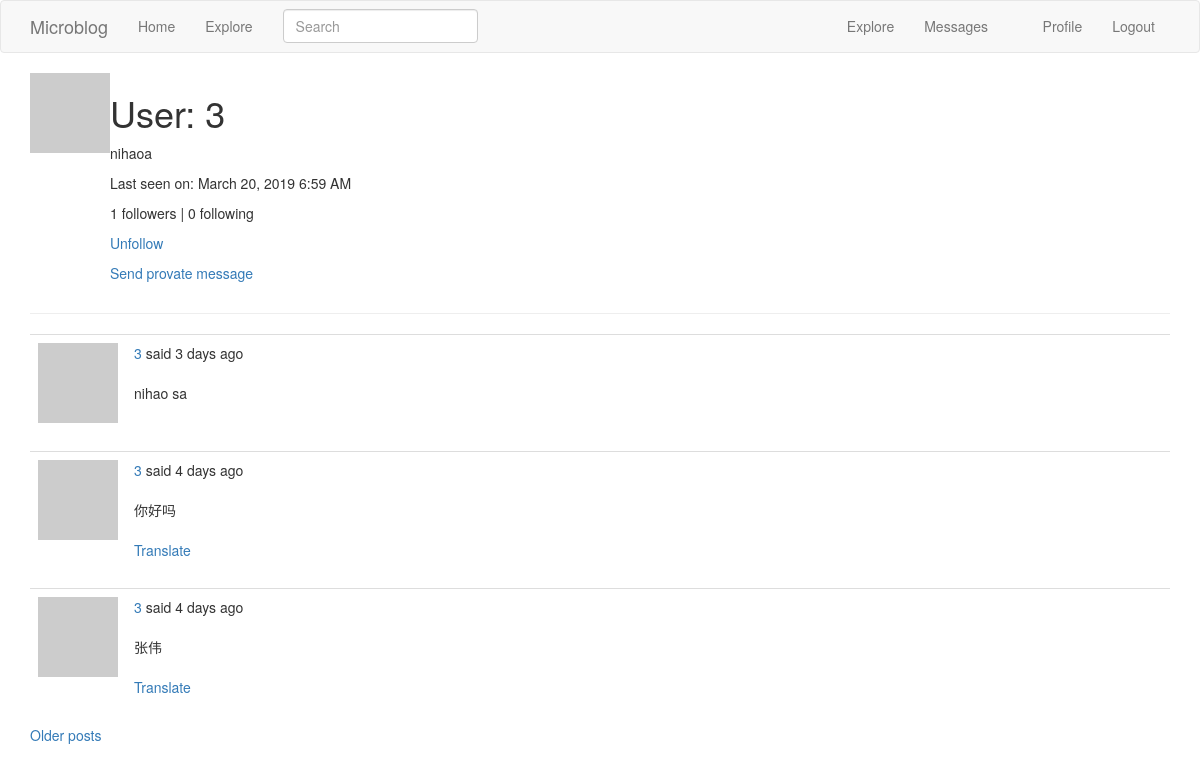
Before: /user/3 (signed in) with the older database file.
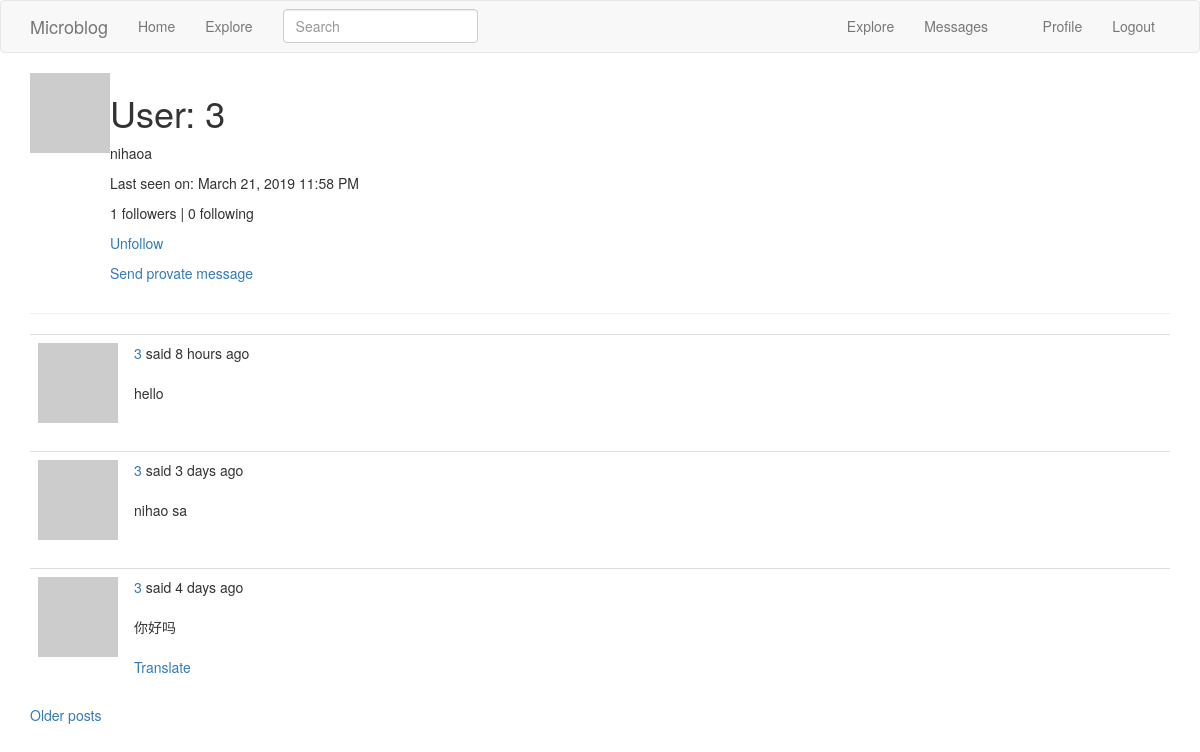
After: the same page with the newer database file.
### app/models.py (models this page shows, shortened)
class PaginatedAPIMixin(object):
    @staticmethod
    def to_collection_dict(query, page, per_page, endpoint, **kwargs):
        resources = query.paginate(page, per_page, False)
        data = {
            'items': [item.to_dict() for item in resources.items],
            '_meta': {
                'page': page,
                'per_page': per_page,
                'total_pages': resources.pages,
                'total_items': resources.total
            },
            '_links': {
                'self': url_for(endpoint, page=page, per_page=per_page,
                                **kwargs),
                'next': url_for(endpoint, page=page + 1, per_page=per_page,
                                **kwargs) if resources.has_next else None,
                'prev': url_for(endpoint, page=page - 1, per_page=per_page,
                                **kwargs) if resources.has_prev else None
            }
        }
        return data

class User(PaginatedAPIMixin, UserMixin, db.Model):
    id = db.Column(db.Integer, primary_key=True)
    username = db.Column(db.String(64), index=True, unique=True)
    email = db.Column(db.String(120), index=True, unique=True)
    password_hash = db.Column(db.String(128))
    about_me = db.Column(db.String(140))
    last_seen = db.Column(db.DateTime, default=datetime.utcnow)
    token = db.Column(db.String(32), index=True, unique=True)
    token_expiration = db.Column(db.DateTime)
    posts = db.relationship('Post', backref='author', lazy='dynamic')
    followed = db.relationship(
        'User', secondary=followers,
        primaryjoin=(followers.c.follower_id == id),
        secondaryjoin=(followers.c.followed_id == id),
        backref=db.backref('followers', lazy='dynamic'), lazy='dynamic')
    messages_sent = db.relationship('Message',
                                    foreign_keys='Message.sender_id',
                                    backref='author', lazy='dynamic')
    messages_received = db.relationship('Message',
                                        foreign_keys='Message.recipient_id',
                                        backref='recipient', lazy='dynamic')
    notifications = db.relationship('Notification', backref='user',
                                    lazy='dynamic')
    tasks = db.relationship('Task', backref='user', lazy='dynamic')
    last_message_read_time = db.Column(db.DateTime)
    def avatar(self, size):
        digest = md5(self.email.lower().encode('utf-8')).hexdigest()
        return 'https://www.gravatar.com/avatar/{}?d=identicon&s={}'.format(digest, size)
    def is_following(self, user):
        return self.followed.filter(followers.c.followed_id == user.id).count() > 0
    def new_messages(self):
        last_read_time = self.last_message_read_time or datetime(1900, 1, 1)
        return Message.query.filter_by(recipient=self).filter(Message.timestamp > last_read_time).count()
    def get_tasks_in_progress(self):
        return Task.query.filter_by(user=self, complete=False).all()

class SearchableMixin(object):
    @classmethod
    def before_commit(cls, session):
        session._changes = {
            'add': list(session.new),
            'update': list(session.dirty),
            'delete': list(session.deleted)
        }
    @classmethod
    def after_commit(cls, session):
        for obj in session._changes['add']:
            if isinstance(obj, SearchableMixin):
                add_to_index(obj.__tablename__, obj)
        for obj in session._changes['update']:
            if isinstance(obj, SearchableMixin):
                add_to_index(obj.__tablename__, obj)
        for obj in session._changes['delete']:
            if isinstance(obj, SearchableMixin):
                remove_from_index(obj.__tablename__, obj)
        session._changes = None

class Post(SearchableMixin, db.Model):
    __searchable__ = ['body']
    id = db.Column(db.Integer, primary_key=True)
    body = db.Column(db.String(140))
    timestamp = db.Column(db.DateTime, index=True, default=datetime.utcnow)
    language = db.Column(db.String(5))
    user_id = db.Column(db.Integer, db.ForeignKey('user.id'))

### app/main/routes.py (the view)
@bp.route('/user/<username>')
@login_required
def user(username):
    user = User.query.filter_by(username=username).first_or_404()
    page = request.args.get('page', 1, type=int)
    posts = user.posts.order_by(Post.timestamp.desc()).paginate(
        page, current_app.config['POSTS_PER_PAGE'], False)
    next_url = url_for('main.user', username=user.username,
                       page=posts.next_num) if posts.has_next else None
    prev_url = url_for('main.user', username=user.username,
                       page=posts.prev_num) if posts.has_prev else None
    return render_template('user.html', user=user, posts=posts.items,
                           next_url=next_url, prev_url=prev_url)

### app/main/forms.py
class SearchForm(FlaskForm):
    q = StringField('Search', validators=[DataRequired()])
    def __init__(self, *args, **kwargs):
        if 'formdata' not in kwargs:
            kwargs['formdata'] = request.args
        if 'csrf_enabled' not in kwargs:
            kwargs['csrf_enabled'] = False
        super(SearchForm, self).__init__(*args, **kwargs)

### app/main/routes.py (called while the page is built)
@bp.before_app_request
def before_request():
    if current_user.is_authenticated:
        current_user.last_seen = datetime.utcnow()
        db.session.commit()
        g.search_form = SearchForm()
    g.locale = str(get_locale())

### app/models.py (called while the page is built)
@login.user_loader
def load_user(id):
    return User.query.get(int(id))

### app/templates/user.html (shortened to what this page needs)
{% extends "base.html" %}
{% block app_content %}
    <table>
        <tr valign="top">
            <td><img src="{{ user.avatar(128) }}"></td>
            <td>
                <h1>User: {{ user.username }}</h1>
                {% if user.about_me %}
                <p>{{ user.about_me }}</p>
                {% endif %}
                {% if user.last_seen %}
                <p>Last seen on: {{ moment(user.last_seen).format('LLL') }}</p>
                {% endif %}
                <p>{{ user.followers.count() }} followers | {{ user.followed.count() }} following</p>
                {% if user == current_user %}
                <a href="{{ url_for('main.edit_profile') }}">Edit your profile</a>
                {% if not current_user.get_task_in_progress('export_posts') %}
                    <p>
                        <a href="{{ url_for('main.export_posts') }}">
                            {{ 'Export your posts' }}
                        </a>
                    </p>
                {% endif %}
                {% elif not current_user.is_following(user) %}
                <p><a href="{{ url_for('main.follow', username=user.username) }}">Follow</a></p>
                {% else %}
                <p><a href="{{ url_for('main.unfollow', username=user.username) }}">Unfollow</a></p>
                {% endif %}
                {% if user != current_user %}
                <p>
                    <a href="{{ url_for('main.send_message',
                                         recipient=user.username) }}">
                      Send provate message
                    </a>
                </p>
                {% endif %}
            </td>
        </tr>
    </table>
    <hr>
    {% for post in posts %}
		{% include '_post.html' %}
    {% endfor %}
    {% if next_url %}
    <a href="{{ next_url }}">Older posts</a>
    {% endif %}
{% endblock %}

### app/templates/base.html (shortened to what this page needs)
{% extends 'bootstrap/base.html' %}
{% block navbar %}
    <nav class="navbar navbar-default">
        <div class="container">
            <div class="navbar-header">
                <a class="navbar-brand" href="{{ url_for('main.index') }}">Microblog</a>
            </div>
            <div class="collapse navbar-collapse" id="bs-example-navbar-collapse-1">
                <ul class="nav navbar-nav">
                    <li><a href="{{ url_for('main.index') }}">Home</a></li>
                    <li><a href="{{ url_for('main.explore') }}">Explore</a></li>
                </ul>
                <ul class="nav navbar-nav navbar-right">
                    {% if current_user.is_anonymous %}
                    <li><a href="{{ url_for('auth.login') }}">Login</a></li>
                    {% else %}
                    <li><a href="{{ url_for('main.explore') }}">Explore</a></li>
                    <li>
                        <a href="{{ url_for('main.messages') }}">
                            Messages
                            {% set new_messages = current_user.new_messages() %}
                        </a>
                    </li>
                    <li><a href="{{ url_for('main.user', username=current_user.username) }}">Profile</a></li>
                    <li><a href="{{ url_for('auth.logout') }}">Logout</a></li>
                    {% endif %}
                </ul>
                {% if g.search_form %}
                <form class="navbar-form navbar-left" method="get"
                        action="{{ url_for('main.search') }}">
                    <div class="form-group">
                        {{ g.search_form.q(size=20, class='form-control',
                            placeholder=g.search_form.q.label.text) }}
                    </div>
                </form>
                {% endif %}
            </div>
        </div>
    </nav>
{% endblock %}
{% block content %}
    <div class="container">
        {% block app_content %}{% endblock %}
    </div>
{% endblock %}

### app/templates/_post.html (shortened to what this page needs)
<table class="table table-hover">
    <tr valign="top">
        <td width="70px">
            <a href="{{ url_for('main.user', username=post.author.username) }}">
                <img src="{{ post.author.avatar(70) }}" />
            </a>
        </td>
        <td>
            {{ _('%(username)s said %(when)s', username=user_link, when=moment(post.timestamp).fromNow()) }}
            <br>
            <br><span id="post{{ post.id }}">{{ post.body }}</span>
            {% if post.language and post.language != g.locale %}
            <br><br>
            <span id="translation{{ post.id }}">
                <a href="javascript:translate(
                '#post{{ post.id }}',
                '#translation{{ post.id }}',
                '{{ post.language }}',
                '{{ g.locale }}');">{{ 'Translate' }}</a>
            </span>
            {% endif %}
        </td>
    </tr>
</table>

Changed rows visible on the page:
no longer on this page (row unchanged): Post: body "张伟", value "Translate"
changed User "nihaoa": last_seen "March 20, 2019 6:59 AM" → "March 21, 2019 11:58 PM"
added Post: body "hello"
